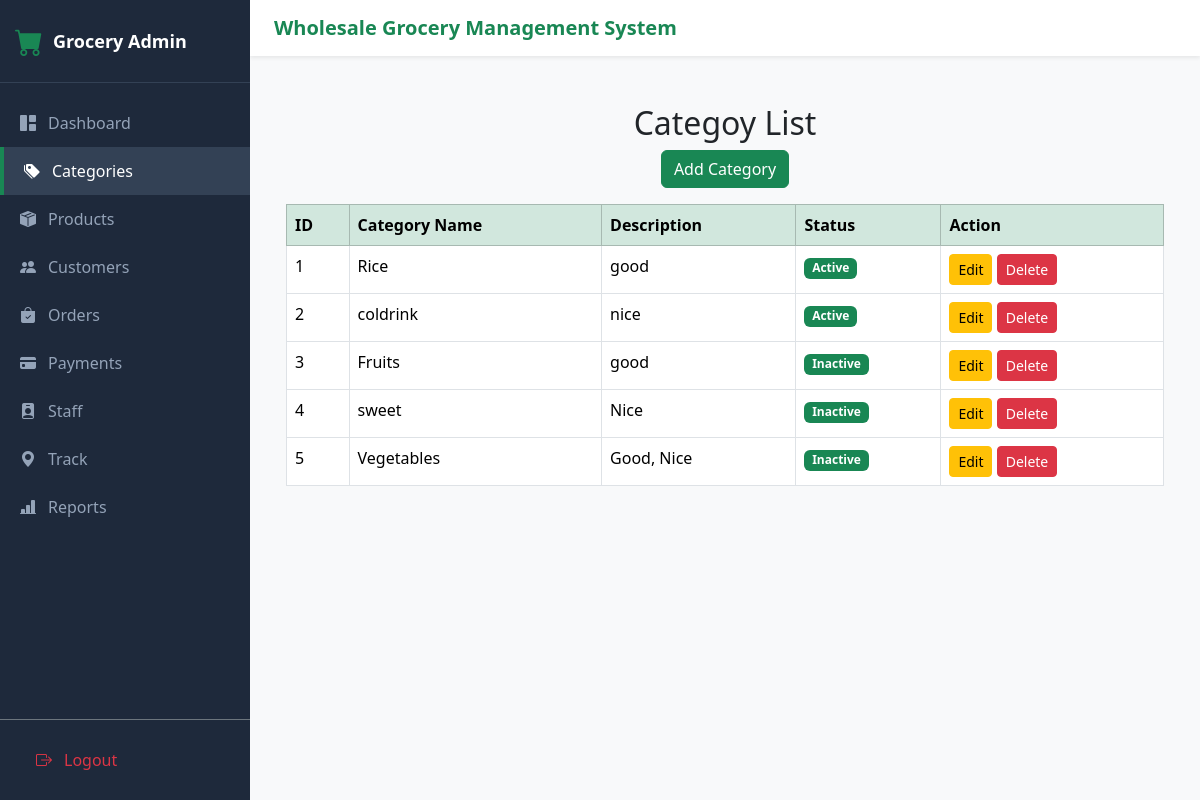
Before: /categories/ (signed in) with the older database file.
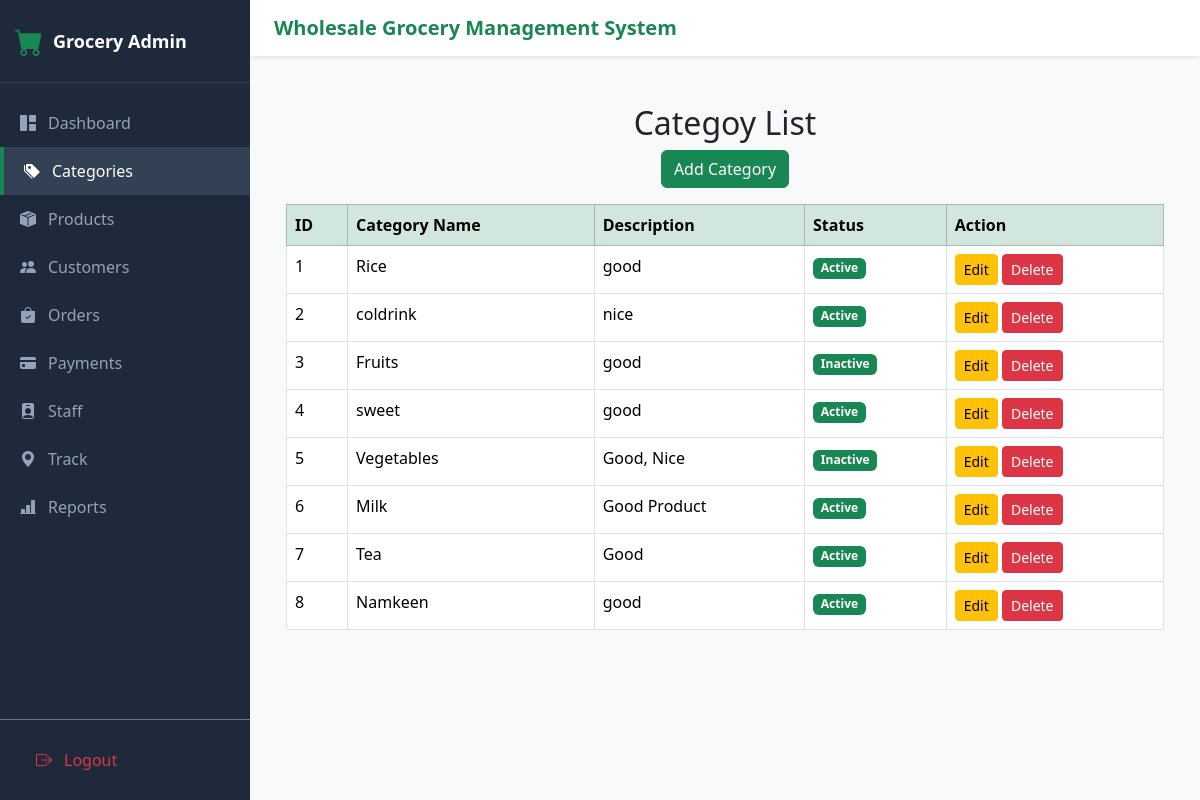
After: the same page with the newer database file.
### GroceryApp/models.py (models this page shows)
class Category(models.Model):
    STATUS_CHOICES = (
        ('Active', 'Active'),
        ('Inactive', 'Inactive'),
    )
    categoryname = models.CharField(max_length=60, unique=True)
    description = models.TextField(blank=True, null=True)
    status = models.CharField(max_length=20, choices=STATUS_CHOICES, default='Active')
    def __str__(self):
        return self.categoryname

### GroceryApp/views.py (the view)
# urls.py: path('categories/', views.categories, name='categories'),
def categories(request):
    if not request.session.get('is_admin'):
        return redirect('/admin-login/')
    category = Category.objects.all() # object.all() use of a all data show
    print(category)
    return render(request,'admin/category/categories.html',{"category":category})

### templates/admin/category/categories.html (shortened to what this page needs)
{% extends 'admin/admin_base.html' %}
{% block content %}
<!DOCTYPE html>
<html lang="en">
<head>
</head>
<body>
           <div class="container mt-4">
            <h2 class="text-center">Categoy List</h2>
            <center>
                <a href="{% url 'category_add' %}" class="btn btn-success mb-3">Add Category</a>
            </center>
                <table class="table table-bordered table-hover">
                    <thead>
                    <tr class="table-success">
                        <th>ID</th>
                        <th>Category Name</th>
                        <th>Description</th>
                        <th>Status</th>
                        <th>Action</th>
                    </tr>
                </thead>
    <tbody>
    {% for i in category %}
        <tr>
            <td>{{ i.id }}</td>
            <td>{{ i.categoryname }}</td>
            <td>{{ i.description }}</td>
            <td>{% if i.status == True or i.status == 'Active' %}
                  <span class="badge bg-success">Active</span>
                {% else %}
                  <span class="badge bg-success">Inactive</span>
                {% endif %}
            </td>
            <td>
                <a href="{% url 'edit' i.id %}" class="btn btn-warning btn-sm">Edit</a>
                <a href="{% url 'delete_category' i.id %}" class="btn btn-danger btn-sm" onclick="return confirm('Are you sure you want to delete this category?');">Delete</a>
            </td>
        </tr>
    {% empty %}
        <tr>
           <td colspan="5" class="text-center">No Category Found</td>
        </tr>
    {% endfor %}
        </tbody>
    </table>
    </div>
</body>
</html>
{% endblock%}

Changed rows visible on the page:
changed Category "sweet": description "Nice" → "good"; status "Inactive" → "Active"
added Category: id "6", categoryname "Milk", description "Good Product", status "Active"
added Category: id "7", categoryname "Tea", description "Good", status "Active"
added Category: id "8", categoryname "Namkeen", description "good", status "Active"
